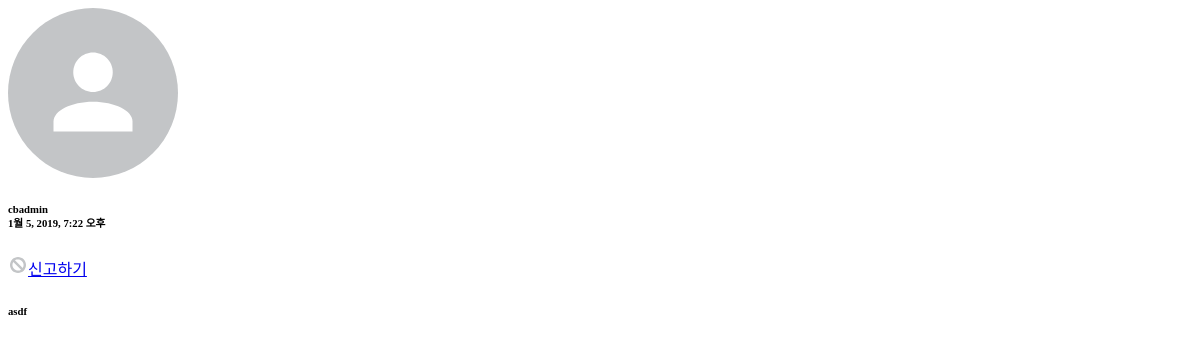
The page /comment/coc/6/ on the database as committed earlier.
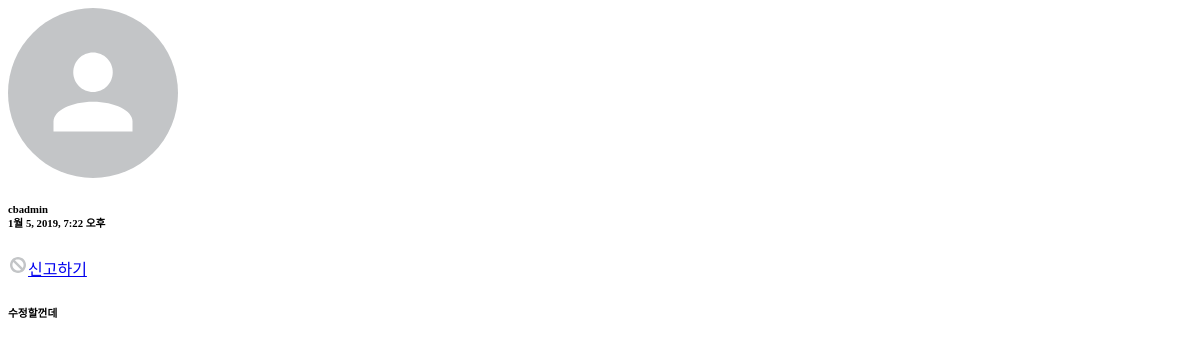
The same page on the database as committed later.
### comment/models.py (models this page shows, shortened)
class TimeStampedModel(models.Model):
    created_at = models.DateTimeField(auto_now_add=True, null=True)
    updated_at = models.DateTimeField(auto_now=True, null=True)
    class Meta():
        abstract = True

class CommentOnComment(TimeStampedModel):
    comment = models.ForeignKey(
        Comment, blank=True, null=True, related_name='comment_on_comment')
    author = models.ForeignKey(settings.AUTH_USER_MODEL)
    content = models.TextField()

### member/models.py (models this page shows)
class User(AbstractUser):
    GENDER_MALE = 'm'
    GENDER_FEMALE = 'f'
    GENDER_OTHER = 'o'
    CHOICES_GENDER = (
        (GENDER_MALE, '남성'),
        (GENDER_FEMALE, '여성'),
        (GENDER_OTHER, '기타'),
    )
    profile_image = models.ImageField(default='default/user.png', null=True, upload_to='user')
    bio = models.CharField(max_length=160, null=True)
    gender = models.CharField(max_length=1, choices=CHOICES_GENDER)
    like_posts = models.ManyToManyField('post.Post', blank=True, related_name='like_users')
    like_comments = models.ManyToManyField('comment.Comment', blank=True, related_name='like_comments')
    hate_comments = models.ManyToManyField('comment.Comment', blank=True, related_name='hate_comments')
    objects = UserManager()
    def __str__(self):
        return self.username

### comment/views.py (the view)
# urls.py: url(r'^coc/(?P<coc_pk>\d+)/$', views.coc_detail, name='coc_detail'),
def coc_detail(request, coc_pk):
    coc = get_object_or_404(CommentOnComment, pk=coc_pk)
    return render(request, 'include/coc.html', {'coc': coc})

### templates/include/coc.html (shortened to what this page needs)
{% load static %}
<div class="item-header comment-header">
    <div class="header-left">
        <img src="/media/{{ coc.author.profile_image }}" />
        <h6>{{ coc.author }}<br><span>{{ coc.created_at }}</span></h6>
    </div>
    <div class="header-right">
        <a href="#reportModal" data-toggle="modal" onclick="$('.modal-content').load('{% url 'comment:coc_report' coc_pk=coc.pk %}');"><img
                src="{% static '/img/report.png' %}" /><span>신고하기</span></a>
    </div>
</div>
<h6 id="coc-content-{{ coc.pk }}">{{ coc.content }}</h6>

Rows that differ between the two databases and show on the page:
changed CommentOnComment "cbadmin": content "asdf" → "수정할껀데"
